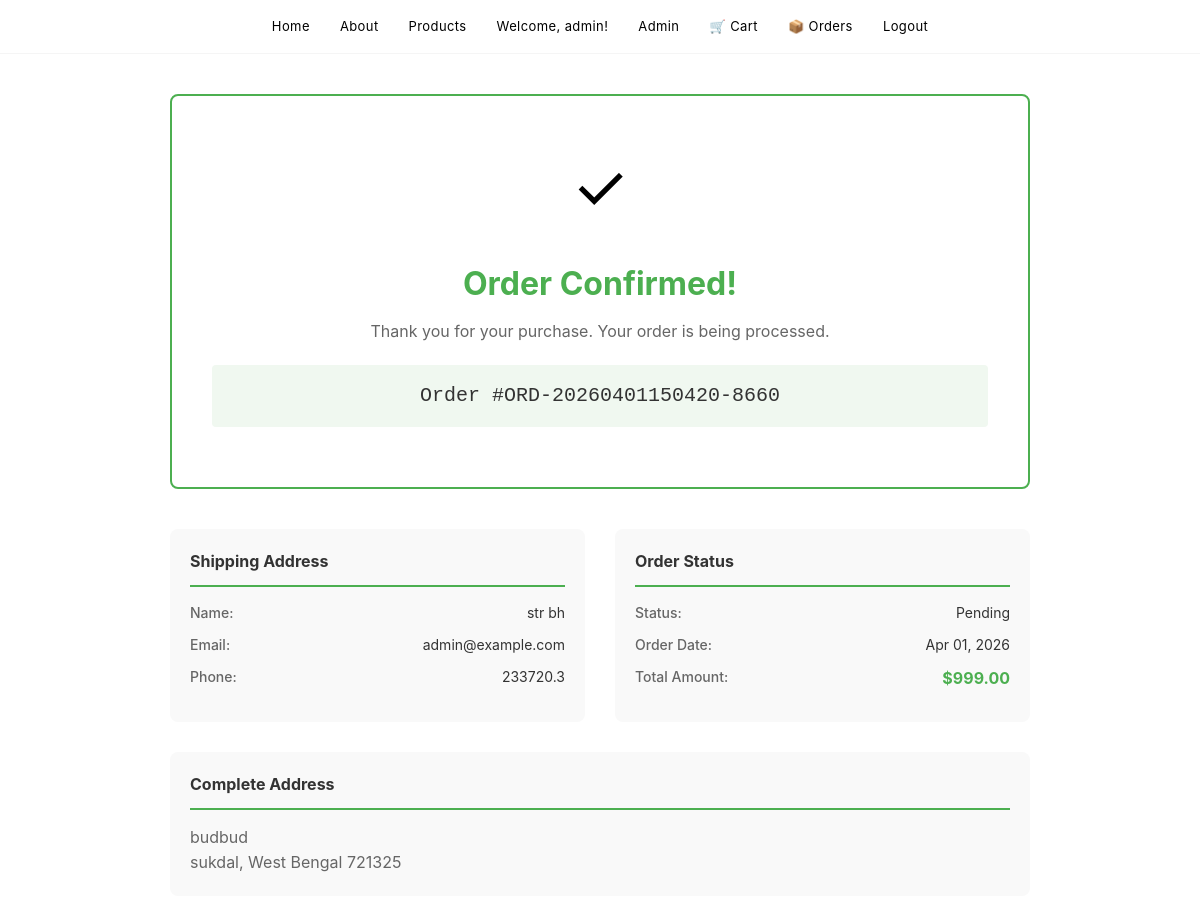
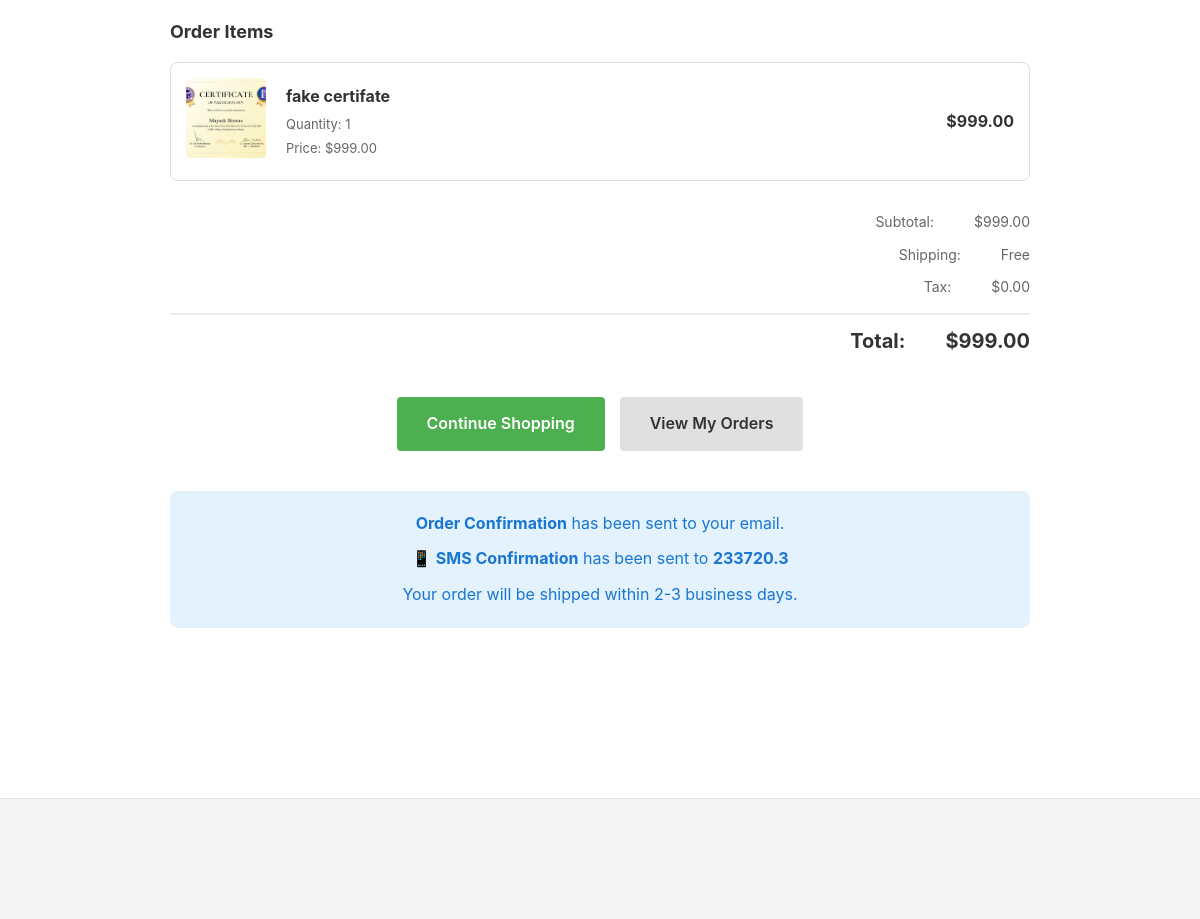
Page /order-confirmation/1 (signed in) on the committed database (2 pictures, top to bottom).
### about/models.py (models this page shows, shortened)
class Order(models.Model):
    STATUS_CHOICES = [
        ('pending', 'Pending'),
        ('confirmed', 'Confirmed'),
        ('shipped', 'Shipped'),
        ('delivered', 'Delivered'),
        ('cancelled', 'Cancelled'),
    ]
    user = models.ForeignKey(User, on_delete=models.CASCADE)
    order_number = models.CharField(max_length=100, unique=True)
    total_amount = models.DecimalField(max_digits=10, decimal_places=2)
    status = models.CharField(max_length=20, choices=STATUS_CHOICES, default='pending')
    name = models.CharField(max_length=255)
    email = models.EmailField()
    phone = models.CharField(max_length=20)
    address = models.TextField()
    city = models.CharField(max_length=100)
    state = models.CharField(max_length=100)
    zipcode = models.CharField(max_length=20)
    created_at = models.DateTimeField(auto_now_add=True)
    updated_at = models.DateTimeField(auto_now=True)
    class Meta:
        ordering = ['-created_at']

class OrderItem(models.Model):
    order = models.ForeignKey(Order, on_delete=models.CASCADE, related_name='items')
    product = models.ForeignKey(Product, on_delete=models.PROTECT)
    quantity = models.PositiveIntegerField()
    price = models.DecimalField(max_digits=10, decimal_places=2)
    customization = models.TextField(blank=True, null=True)
    def get_total(self):
        return self.price * self.quantity

class Product(models.Model):
    name = models.CharField(max_length=255)
    description = models.TextField()
    price = models.DecimalField(max_digits=10, decimal_places=2)
    image = models.ImageField(upload_to='products/', null=True, blank=True)
    created_at = models.DateTimeField(auto_now_add=True)
    updated_at = models.DateTimeField(auto_now=True)
    class Meta:
        ordering = ['-created_at']

### about/views.py (the view)
# urls.py: path('order-confirmation/<int:order_id>', views.order_confirmation, name='order_confirmation'),
@login_required(login_url='login')
def order_confirmation(request, order_id):
    order = get_object_or_404(Order, id=order_id)
    if order.user != request.user:
        messages.error(request, 'Unauthorized access.')
        return redirect('home')
    context = {
        'order': order,
        'order_items': order.items.all(),
    }
    return render(request, 'order_confirmation.html', context)

### templates/order_confirmation.html (shortened to what this page needs)
{% load static %}
<!DOCTYPE html>
<html lang="en">
<head>
    <link rel="stylesheet" href="{% static 'style.css' %}">
</head>
<body>
    <header class="header">
        <nav class="nav">
            <a href="/" class="nav-item">Home</a>
            <a href="/about" class="nav-item">About</a>
            <a href="/products" class="nav-item">Products</a>
            {% if user.is_authenticated %}
                <span class="nav-item">Welcome, {{ user.username }}!</span>
                <a href="/admin/" class="nav-item">Admin</a>
                <a href="/cart" class="nav-item">🛒 Cart</a>
                <a href="/my-orders" class="nav-item">📦 Orders</a>
                <a href="/logout" class="nav-item">Logout</a>
            {% else %}
                <a href="/login" class="nav-item">Login</a>
                <a href="/signup" class="nav-item">Sign Up</a>
            {% endif %}
        </nav>
    </header>
    <div class="confirmation-container">
        <div class="confirmation-card">
            <div class="confirmation-icon">✓</div>
            <h1 class="confirmation-title">Order Confirmed!</h1>
            <p class="confirmation-subtitle">Thank you for your purchase. Your order is being processed.</p>
            <div class="order-number">Order #{{ order.order_number }}</div>
        </div>
        <div class="order-details">
            <div class="detail-section">
                <h3>Shipping Address</h3>
                <div class="detail-row">
                    <span class="detail-label">Name:</span>
                    <span class="detail-value">{{ order.name }}</span>
                </div>
                <div class="detail-row">
                    <span class="detail-label">Email:</span>
                    <span class="detail-value">{{ order.email }}</span>
                </div>
                <div class="detail-row">
                    <span class="detail-label">Phone:</span>
                    <span class="detail-value">{{ order.phone }}</span>
                </div>
            </div>
            <div class="detail-section">
                <h3>Order Status</h3>
                <div class="detail-row">
                    <span class="detail-label">Status:</span>
                    <span class="detail-value">{{ order.get_status_display }}</span>
                </div>
                <div class="detail-row">
                    <span class="detail-label">Order Date:</span>
                    <span class="detail-value">{{ order.created_at|date:"M d, Y" }}</span>
                </div>
                <div class="detail-row">
                    <span class="detail-label">Total Amount:</span>
                    <span class="detail-value" style="color: #4CAF50; font-weight: bold; font-size: 16px;">${{ order.total_amount }}</span>
                </div>
            </div>
            <div class="detail-section shipping-details">
                <h3>Complete Address</h3>
                <p style="margin: 0; line-height: 1.6; color: #666;">
                    {{ order.address }}<br>
                    {{ order.city }}, {{ order.state }} {{ order.zipcode }}
                </p>
            </div>
        </div>
        <div class="items-section">
            <h3>Order Items</h3>
            <div class="order-items">
                {% for item in order_items %}
                    <div class="order-item">
                        <div>
                            {% if item.product.image %}
                                <img src="{{ item.product.image.url }}" alt="{{ item.product.name }}" class="item-image">
                            {% else %}
                                <div class="no-image-small">No Image</div>
                            {% endif %}
                        </div>
                        <div class="item-info">
                            <h4>{{ item.product.name }}</h4>
                            <p style="margin: 3px 0 0 0;">Quantity: {{ item.quantity }}</p>
                            <p style="margin: 3px 0 0 0;">Price: ${{ item.price }}</p>
                        </div>
                        <div class="item-total">${{ item.get_total }}</div>
                    </div>
                {% endfor %}
            </div>
        </div>
        <div class="summary-section">
            <div class="summary-row">
                <span>Subtotal:</span>
                <span>${{ order.total_amount }}</span>
            </div>
            <div class="summary-row">
                <span>Shipping:</span>
                <span>Free</span>
            </div>
            <div class="summary-row">
                <span>Tax:</span>
                <span>$0.00</span>
            </div>
            <div class="summary-row total">
                <span>Total:</span>
                <span>${{ order.total_amount }}</span>
            </div>
        </div>
        <div class="action-buttons">
            <a href="/products" class="btn-primary">Continue Shopping</a>
            <a href="/my-orders" class="btn-secondary">View My Orders</a>
        </div>
        <div style="text-align: center; margin: 30px 0; padding: 20px; background: #e3f2fd; border-radius: 8px; color: #1976d2;">
            <p style="margin: 0;">
                <strong>Order Confirmation</strong> has been sent to your email.
            </p>
            <p style="margin: 10px 0 0 0;">
                📱 <strong>SMS Confirmation</strong> has been sent to <strong>{{ order.phone }}</strong>
            </p>
            <p style="margin: 10px 0 0 0;">
                Your order will be shipped within 2-3 business days.
            </p>
        </div>
    </div>
    <footer class="footer"></footer>
</body>
</html>

### static/style.css (style rules this page uses)
* { margin: 0; padding: 0; box-sizing: border-box; }
html, body { background: #ffffff; color: #000000; font-family: -apple-system, BlinkMacSystemFont, 'Segoe UI', 'Roboto', 'Oxygen', 'Ubuntu', 'Cantarell', sans-serif; line-height: 1.6; }
.header { background: rgba(255, 255, 255, 0.95); border-bottom: 1px solid #f5f5f5; position: sticky; top: 0; z-index: 100; backdrop-filter: blur(10px); }
.nav { display: flex; gap: 30px; align-items: center; justify-content: center; max-width: 1400px; margin: 0 auto; padding: 16px 20px; }
.nav-item { color: #000000; text-decoration: none; font-size: 13px; font-weight: 400; letter-spacing: 0.4px; }
.footer { background: #f5f5f5; border-top: 1px solid #e5e5e5; color: #555555; text-align: center; padding: 60px 20px; margin-top: 100px; font-size: 12px; line-height: 1.8; }
.btn-secondary { background: transparent; color: #0071e3; border: 1px solid #0071e3; }
.btn-primary { background: #0071e3; border: 1px solid #0071e3; color: #ffffff; }
.btn-secondary { background: #ffffff; border: 1px solid #d5d5d5; color: #000000; }
.action-buttons { display: flex; gap: 8px; }

### templates/order_confirmation.html (style rules this page uses)
.confirmation-container { max-width: 900px; margin: 0 auto; padding: 40px 20px; }
.confirmation-card { background: white; border: 2px solid #4CAF50; border-radius: 8px; padding: 40px; text-align: center; margin-bottom: 30px; }
.confirmation-icon { font-size: 64px; margin-bottom: 20px; animation: bounce 1s ease-in-out; }
.confirmation-title { font-size: 32px; color: #4CAF50; margin: 0 0 10px 0; font-weight: bold; }
.confirmation-subtitle { font-size: 16px; color: #666; margin-bottom: 15px; }
.order-number { font-size: 20px; color: #333; margin: 20px 0; padding: 15px; background: #f0f8f0; border-radius: 4px; font-family: monospace; }
.order-details { display: grid; grid-template-columns: 1fr 1fr; gap: 30px; margin: 40px 0; text-align: left; }
.detail-section { background: #f9f9f9; padding: 20px; border-radius: 8px; }
.detail-section h3 { font-size: 16px; margin: 0 0 15px 0; color: #333; border-bottom: 2px solid #4CAF50; padding-bottom: 10px; }
.detail-row { display: flex; justify-content: space-between; margin-bottom: 10px; font-size: 14px; }
.detail-label { color: #666; font-weight: 500; }
.detail-value { color: #333; text-align: right; }
.shipping-details { grid-column: 1 / -1; }
.items-section { margin: 30px 0; }
.items-section h3 { font-size: 18px; margin: 0 0 15px 0; color: #333; }
.order-items { background: white; border: 1px solid #ddd; border-radius: 8px; overflow: hidden; }
.order-item { display: grid; grid-template-columns: 80px 1fr auto; gap: 20px; padding: 15px; border-bottom: 1px solid #eee; align-items: center; }
.order-item:last-child { border-bottom: none; }
.item-image { width: 80px; height: 80px; object-fit: cover; border-radius: 4px; }
.item-info { text-align: left; }
.item-info h4 { margin: 0 0 5px 0; color: #333; }
.item-info p { margin: 5px 0; font-size: 13px; color: #666; }
.item-total { font-weight: bold; color: #333; text-align: right; }
.summary-section { margin: 30px 0; text-align: right; }
.summary-row { display: flex; justify-content: flex-end; gap: 40px; margin-bottom: 10px; font-size: 14px; color: #666; }
.summary-row.total { font-size: 20px; font-weight: bold; color: #333; border-top: 2px solid #eee; padding-top: 10px; margin-top: 15px; }
.action-buttons { display: flex; gap: 15px; justify-content: center; margin: 40px 0; flex-wrap: wrap; }
.btn-primary { background-color: #4CAF50; color: white; padding: 14px 30px; border: none; border-radius: 4px; cursor: pointer; font-size: 16px; font-weight: 600; text-decoration: none; transition: background-color 0.3s; display: inline-block; }
.btn-secondary { background-color: #e0e0e0; color: #333; padding: 14px 30px; border: none; border-radius: 4px; cursor: pointer; font-size: 16px; font-weight: 600; text-decoration: none; transition: background-color 0.3s; display: inline-block; }

### rows in the picture
Order: order_number "ORD-20260401150420-8660", name "str bh", email "admin@example.com", phone "233720.3", status "Pending", created_at "Apr 01, 2026", total_amount "999.00", address "budbud", city "sukdal", state "West Bengal", zipcode "721325"
OrderItem: product.image (picture), product.name "fake certifate", quantity "1", price "999.00", get_total "999.00"

### other values in the picture
{{ user.username }} "admin"
